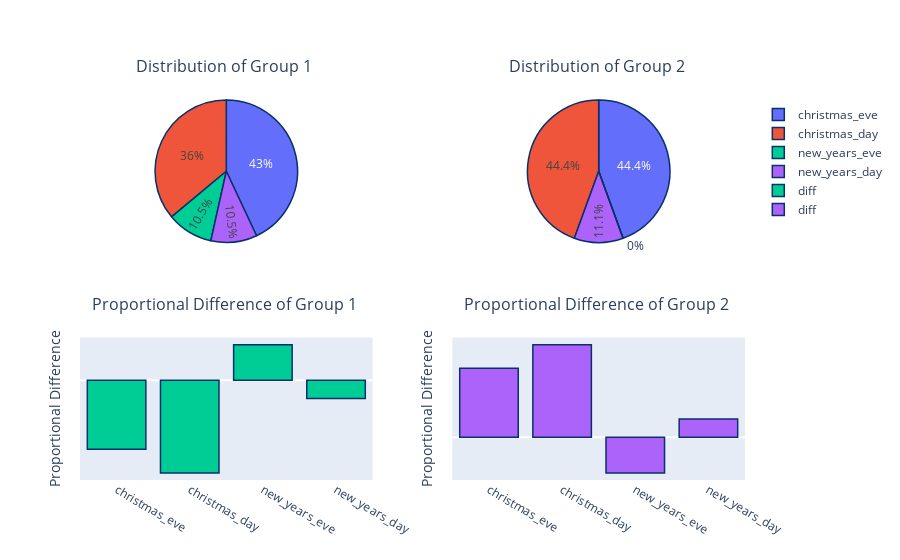

The notebook cell this image was saved under:
### Markdown cell above
#### How do the holidays effect affect subscriptions?

### Code cell
# creating copies of our group data
q2_g1 = group_1.copy()
q2_g2 = group_2.copy()
q2_combined = combined.copy()

# creating a function that counts the number of users who became subscribers and had a book interaction on a holiday day
def holiday_counter(df):
    df_subs = df[df["purchase_at"] == 1]
    users = pd.DataFrame(df_subs["user_id"].unique())
    
    christmas_eve = 0
    christmas_day = 0
    new_years_eve = 0
    new_years_day = 0
    
    for user in users.values:
        user_data = df_subs[df_subs["user_id"] == user[0]]
        
        unqiue_dates = set([str(x)[5:10] for x in user_data["opened_at"]])
        
        if "12-24" in unqiue_dates:
            christmas_eve += 1
        if "12-25" in unqiue_dates:
            christmas_day += 1
        if "12-31" in unqiue_dates:
            new_years_eve += 1
        if "01-01" in unqiue_dates:
            new_years_day += 1
                
            
    
    total = pd.DataFrame(pd.Series([christmas_eve, christmas_day, new_years_eve, new_years_day]))
    total.index = ["christmas_eve", "christmas_day", "new_years_eve", "new_years_day"]
    total.columns = ["holiday"]
    return total

# Gathering the data 
holiday_g1 = (holiday_counter(q2_g1) / q2_g1.shape[0]) * 100
holiday_g2 = (holiday_counter(q2_g2) / q2_g2.shape[0]) * 100
holiday_combined = (holiday_counter(q2_combined) / q2_combined.shape[0]) * 100

grapher(holiday_g1, holiday_g2, holiday_combined, "holiday", part_2 = True)

### Figure 1 — Plotly figure (JSON) as saved in the notebook; plotly's stock layout.template omitted (floating-point values rounded to 4 significant figures)
{"data": [{"domain": {"x": [0, 0.44], "y": [0.625, 1]}, "labels": ["christmas_eve", "christmas_day", "new_years_eve", "new_years_day"], "marker": {"line": {"color": "rgb(8,48,107)", "width": 1.5}}, "type": "pie", "values": [0.02863, 0.02399, 0.006964, 0.006964]}, {"domain": {"x": [0.56, 1], "y": [0.625, 1]}, "labels": ["christmas_eve", "christmas_day", "new_years_eve", "new_years_day"], "marker": {"line": {"color": "rgb(8,48,107)", "width": 1.5}}, "type": "pie", "values": [0.04211, 0.04211, 0, 0.01053]}, {"marker": {"line": {"color": "rgb(8,48,107)", "width": 1.5}}, "name": "diff", "textposition": "auto", "type": "bar", "x": ["christmas_eve", "christmas_day", "new_years_eve", "new_years_day"], "xaxis": "x", "y": [-0.000923, -0.001241, 0.0004768, -0.000244], "yaxis": "y"}, {"marker": {"line": {"color": "rgb(8,48,107)", "width": 1.5}}, "name": "diff", "textposition": "auto", "type": "bar", "x": ["christmas_eve", "christmas_day", "new_years_eve", "new_years_day"], "xaxis": "x2", "y": [0.01256, 0.01688, -0.006487, 0.00332], "yaxis": "y2"}], "layout": {"annotations": [{"font": {"size": 16}, "showarrow": false, "text": "Distribution of Group 1 <br> ", "x": 0.22, "xanchor": "center", "xref": "paper", "y": 1, "yanchor": "bottom", "yref": "paper"}, {"font": {"size": 16}, "showarrow": false, "text": "Distribution of Group 2 <br> ", "x": 0.78, "xanchor": "center", "xref": "paper", "y": 1, "yanchor": "bottom", "yref": "paper"}, {"font": {"size": 16}, "showarrow": false, "text": "Proportional Difference of Group 1 <br> ", "x": 0.22, "xanchor": "center", "xref": "paper", "y": 0.375, "yanchor": "bottom", "yref": "paper"}, {"font": {"size": 16}, "showarrow": false, "text": "Proportional Difference of Group 2 <br> ", "x": 0.78, "xanchor": "center", "xref": "paper", "y": 0.375, "yanchor": "bottom", "yref": "paper"}], "xaxis": {"anchor": "y", "domain": [0, 0.44]}, "xaxis2": {"anchor": "y2", "domain": [0.56, 1]}, "yaxis": {"anchor": "x", "domain": [0, 0.375], "showgrid": false, "showticklabels": false, "title": {"text": "Proportional Difference"}}, "yaxis2": {"anchor": "x2", "domain": [0, 0.375], "showgrid": false, "showticklabels": false, "title": {"text": "Proportional Difference"}}}}
